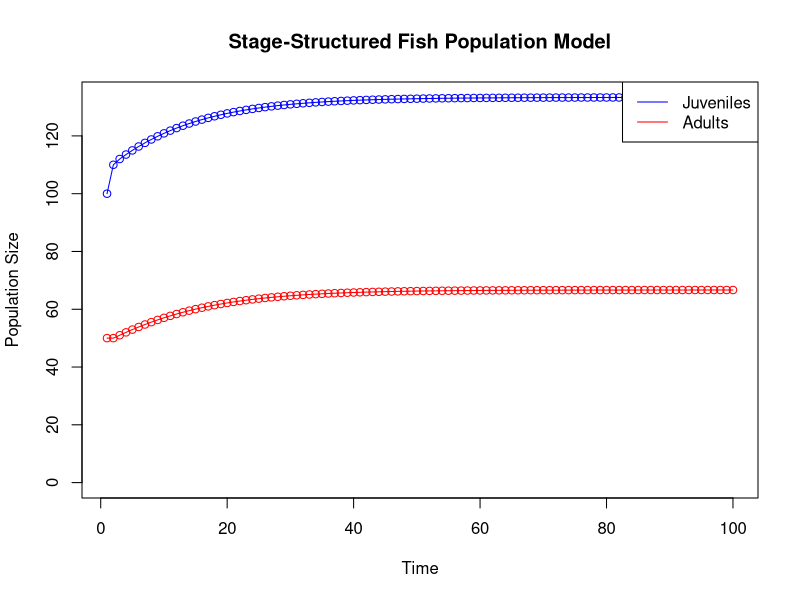

Generate this figure with R:
# Define parameters
juvenile_survival_rate <- 0.5  # Probability of a juvenile surviving to the next time step
adult_survival_rate <- 0.8     # Probability of an adult surviving to the next time step
juvenile_to_adult_rate <- 0.1  # Probability of a juvenile transitioning to adult
reproduction_rate <- 2.0       # Number of juveniles produced by each adult
carrying_capacity <- 500

# Initial population sizes
juvenile_population <- 100
adult_population <- 50

# Number of time steps to simulate
time_steps <- 100

# Vectors to store population sizes over time
juvenile_population_over_time <- numeric(time_steps)
adult_population_over_time <- numeric(time_steps)

# Initialize population sizes
juvenile_population_over_time[1] <- juvenile_population
adult_population_over_time[1] <- adult_population

# Simulation loop
for (t in 2:time_steps) {
  # Calculate the number of juveniles and adults in the next time step
  total_population <- juvenile_population + adult_population
  new_juveniles <- adult_population * reproduction_rate * (1 - total_population / carrying_capacity)
  surviving_juveniles <- juvenile_population * juvenile_survival_rate 
  new_adults <- juvenile_population * juvenile_to_adult_rate
  surviving_adults <- adult_population * adult_survival_rate
  
  # Update population sizes
  juvenile_population <- new_juveniles + surviving_juveniles - new_adults
  adult_population <- new_adults + surviving_adults
  
  # Store population sizes
  juvenile_population_over_time[t] <- juvenile_population
  adult_population_over_time[t] <- adult_population
}

# Plot the results
plot(1:time_steps, juvenile_population_over_time, type = "o", col = "blue", ylim = c(0, max(juvenile_population_over_time, adult_population_over_time)), xlab = "Time", ylab = "Population Size", main = "Stage-Structured Fish Population Model")
lines(1:time_steps, adult_population_over_time, type = "o", col = "red")
legend("topright", legend = c("Juveniles", "Adults"), col = c("blue", "red"), lty = 1)

